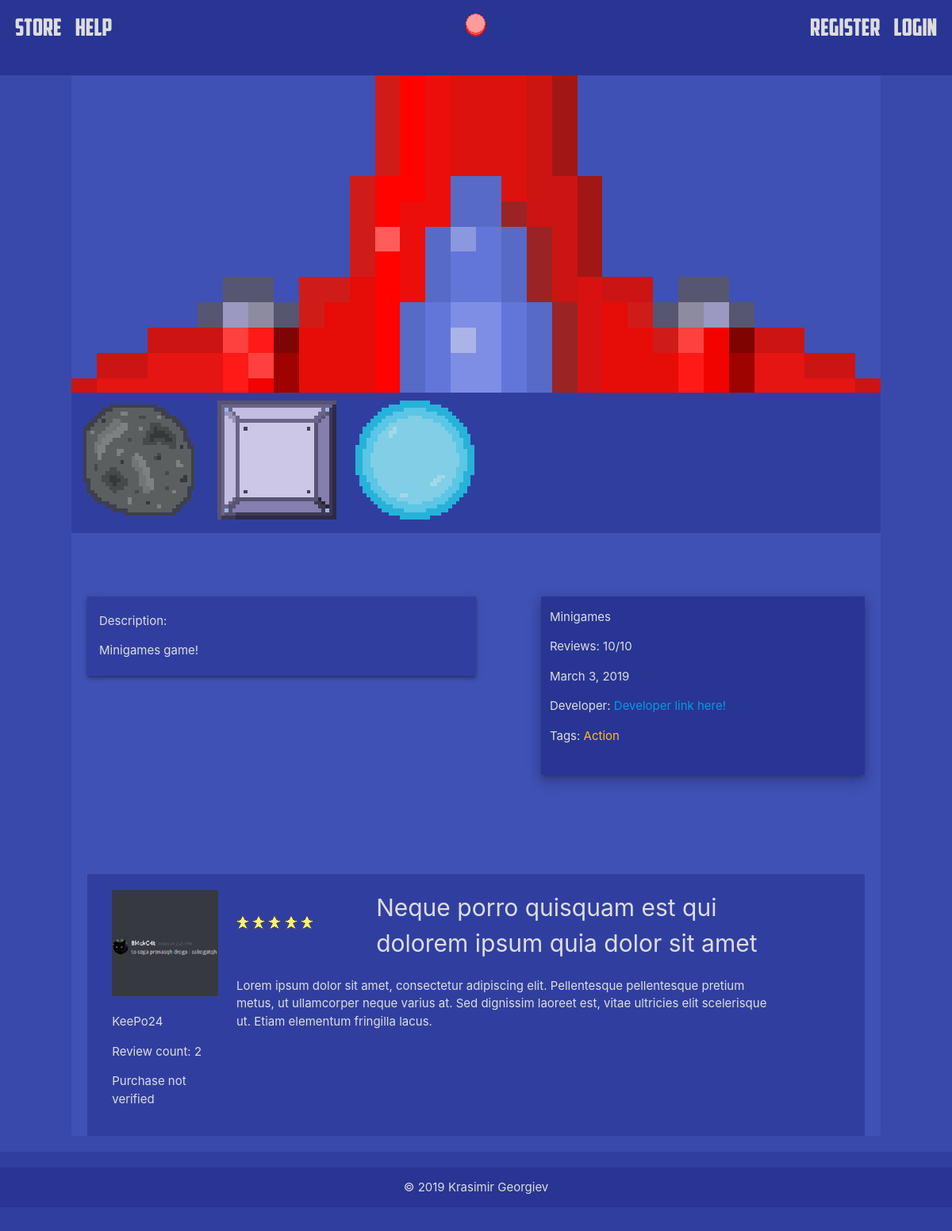
The page /store/game/3/ on the database its author committed.
### store/models.py (models this page shows, shortened)
class Game(models.Model):
	name = models.CharField(max_length = 128)
	description = models.TextField()
	price = models.IntegerField()
	thumbnail = models.ImageField(upload_to = 'game_thumbnails/')
	takes_two_columns = models.BooleanField()
	game_files = models.FileField(upload_to ='games/')
	release_date = models.DateTimeField(auto_now_add = True)
	tags = models.ManyToManyField('Tag')
	platforms = models.ManyToManyField('Platform')
	owners = models.ManyToManyField(User)
	def get_thumbnail_url(self):
		return settings.MEDIA_URL + self.thumbnail.name

class GameImage(models.Model):
	game = models.ForeignKey('Game', on_delete = models.CASCADE)
	image = models.ImageField(upload_to = 'game_images/')
	def get_url(self):
		return settings.MEDIA_URL + self.image.name

class Tag(models.Model):
	name = models.CharField(max_length = 32)

class Review(models.Model):
	game = models.ForeignKey('Game', on_delete = models.CASCADE)
	user = models.ForeignKey(User, on_delete = models.CASCADE)
	title = models.CharField(max_length = 128)
	rating = models.IntegerField()
	description = models.TextField()

### users/models.py (models this page shows, shortened)
class Profile(models.Model):
	user = models.OneToOneField(User, on_delete=models.CASCADE)
	image = models.ImageField(default = "profile_images/default_profile.png", upload_to="profile_images")

### store/views.py (the view, shortened to what this page needs)
# urls.py: re_path(r'^game/(?P<pk>\d+)/$', views.detail, name = "detail"),
def detail(request, pk):
	game = Game.objects.get(pk=pk)
	images = game.gameimage_set.all()
	reviews = game.review_set.all()
	tags = game.tags.all()
	platforms = game.platforms.all()
	is_owner = False
	has_reviewed = False
	user_review = None
	review_form = None
	return render(
		request,
		"store/detail.html",
		{"game": game, "images": images, "reviews": reviews, "tags": tags, "platforms": platforms,
		 "is_owner": is_owner, "has_reviewed": has_reviewed, "review_form": review_form,
		 "user_review": user_review}
	)

### store/templates/store/detail.html (shortened to what this page needs)
{% extends 'store/layout.html' %}
{% load static %}
{% block head %}
	<link rel = "stylesheet", href = "{% static 'css/store.css' %}">
{% endblock %}
{% block content %}
	<div class = "grey-text text-lighten-3">
		<div class="parallax-container hide-on-med-and-down">
	    	<div class="parallax">
	    		<img src="{{ game.get_thumbnail_url }}">
	    	</div>
	    </div>
		{% if images %}
			<div class = "indigo darken-2 items-tab">
	      		{% for image in images %}
	      			<div class = "item-tab">
		      			<img src = "{{ image.get_url }}" class = "materialboxed item-tab">
		      		</div>
		        {% endfor %}
		    </div>
	    {% endif %}
		<div class = "row margin-hor-20 margin-vert-80">
			<div id = "description-box" class = "indigo darken-2 z-depth-2 col s12 m6">
				<p>Description:</p>
				<p id = "description-text">{{ game.description }}</p>
			</div>
			<div class = "col s12 m1"></div>
			<div class = "col s12 m5 indigo darken-3 z-depth-3">
				<p id = "title">{{ game.name }}</p>
				<p id = "review-num">Reviews: 10/10</p>
				<p id = "release-date">{{ game.release_date.date }}</p>
				<p id = "developer-link">Developer: <a href = "#to_developer">Developer link here!</a></p>
				{% if tags %}
					<p>Tags:
						{% for tag in tags %}
							<span id = "game-tag" class = "amber-text">{{ tag.name }}</span>
						{% endfor %}
					</p>
				{% endif %}
				<br>
			</div>
		</div>
		<br>
		<br>
		<div id = "reviews-list" class = "margin-hor-20">
			{% for review in reviews %}
				<div class = "row padding-vert-20 padding-hor-20 indigo darken-2">
					<div class = "col s4 m2">
						<img src = "{{ review.user.profile.image.url }}" class = "game-image">
						<p>{{ review.user }}</p>
						<p>Review count: {{ review.user.review_set.count }}</p>
						{% if game in review.user.game_set %}
							<p>Owns game</p>
						{% else %}
							<p>Purchase not verified</p>
						{% endif %}
					</div>
					<div class = "col s8 m9">
						<div class = "row valign-wrapper">
							<div class = "col s6 m4 l3">
								{% for _ in ''|center:review.rating %}
									<img src = "{% static 'images/star_filled.png' %}">
								{% endfor %}
							</div>
							<div class = "col s6 m8 l9">
								<p id = "review-title" class = "valign-wrapper">{{ review.title }}</p>
							</div>
						</div>
						<p>{{ review.description }}</p>
					</div>
				</div>
			{% endfor %}
		</div>
	</div>
{% endblock %}

### static/css/main.css (style rules this page uses)
* { color: #ddd; }
html { height: 100%; }
body { position: relative; min-height: 100%; }
body::after { content: ''; display: block; height: 100px; }
img { image-rendering: pixelated; }
.items-tab { width: auto; overflow-x: auto; white-space: nowrap; padding: 10px 0; background-color: #303f9f; }
.items-tab .item-tab { height: 150px; max-width: 250px; margin: 0 5px; display: inline-block; }
.game-image { width: 100%; }
.parallax-container { z-index: 0; }
.margin-vert-80 { margin-top: 80px; margin-bottom: 80px; }
.margin-hor-20 { margin-left: 20px; margin-right: 20px; }
.padding-vert-20 { padding-top: 20px; padding-bottom: 20px; }
.padding-hor-20 { padding-left: 20px; padding-right: 20px; }

### store/static/css/store.css (style rules this page uses)
.game-image { width: 100%; }
#description-box { padding: 5px 0; }
#description-box p { margin: 15px; }
.parallax-container { height: 400px; }
.parallax img { width: 200px; }
#description-box { margin-bottom: 50px; }
#review-title { margin: 0; font-size: 2em; }

### rows shown on the page
Game: get_thumbnail_url (picture), description "Minigames game!", name "Minigames", release_date "March 3, 2019"
GameImage: get_url (picture)
GameImage: get_url (picture)
GameImage: get_url (picture)
Tag: name "Action"
Review: user.profile.image (placeholder picture), user "KeePo24", user.review_set.count "2", shows "Purchase not verified", rating 5 (drawn), title "Neque porro quisquam est qui dolorem ipsum quia dolor sit amet", description "Lorem ipsum dolor sit amet, consectetur adipiscing elit. Pellentesque pellentesque pretium metus, ut ullamcorper neque varius at. Sed dignissim laoreet est, vitae ultricies elit scelerisque ut. Etiam elementum fringilla lacus."
